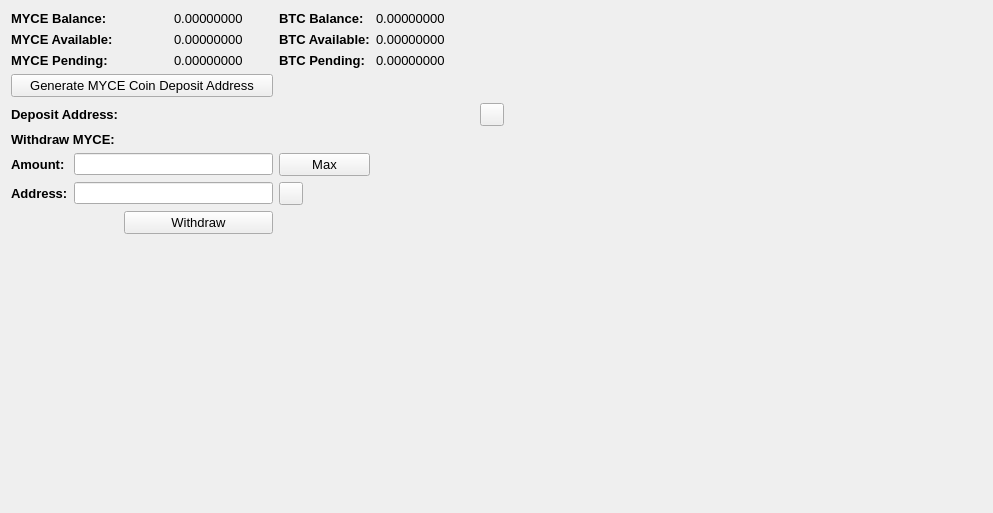
     <widget class="QWidget" name="BalanceTab">
      <attribute name="title">
       <string>Balance</string>
      </attribute>
      <layout class="QGridLayout" name="gridLayout_2">
       <item row="0" column="0" colspan="2">
        <widget class="QLabel" name="label_11">
         <property name="font">
          <font>
           <pointsize>10</pointsize>
           <weight>75</weight>
           <bold>true</bold>
          </font>
         </property>
         <property name="text">
          <string>MYCE Balance:</string>
         </property>
        </widget>
       </item>
       <item row="0" column="3">
        <widget class="QLabel" name="HMBalanceLabel">
         <property name="font">
          <font>
           <pointsize>10</pointsize>
          </font>
         </property>
         <property name="text">
          <string>0.00000000</string>
         </property>
         <property name="textInteractionFlags">
          <set>Qt::LinksAccessibleByMouse|Qt::TextSelectableByMouse</set>
         </property>
        </widget>
       </item>
       <item row="0" column="4">
        <widget class="QLabel" name="label_12">
         <property name="font">
          <font>
           <pointsize>10</pointsize>
           <weight>75</weight>
           <bold>true</bold>
          </font>
         </property>
         <property name="text">
          <string>BTC Balance:</string>
         </property>
        </widget>
       </item>
       <item row="0" column="5">
        <widget class="QLabel" name="BitcoinBalanceLabel">
         <property name="font">
          <font>
           <pointsize>10</pointsize>
          </font>
         </property>
         <property name="text">
          <string>0.00000000</string>
         </property>
         <property name="textInteractionFlags">
          <set>Qt::LinksAccessibleByMouse|Qt::TextSelectableByMouse</set>
         </property>
        </widget>
       </item>
       <item row="0" column="7" rowspan="10">
        <spacer name="horizontalSpacer_4">
         <property name="orientation">
          <enum>Qt::Horizontal</enum>
         </property>
         <property name="sizeHint" stdset="0">
          <size>
           <width>478</width>
           <height>488</height>
          </size>
         </property>
        </spacer>
       </item>
       <item row="1" column="0" colspan="2">
        <widget class="QLabel" name="label_13">
         <property name="font">
          <font>
           <pointsize>10</pointsize>
           <weight>75</weight>
           <bold>true</bold>
          </font>
         </property>
         <property name="text">
          <string>MYCE Available:</string>
         </property>
        </widget>
       </item>
       <item row="1" column="3">
        <widget class="QLabel" name="HMAvailableLabel_2">
         <property name="font">
          <font>
           <pointsize>10</pointsize>
          </font>
         </property>
         <property name="text">
          <string>0.00000000</string>
         </property>
         <property name="textInteractionFlags">
          <set>Qt::LinksAccessibleByMouse|Qt::TextSelectableByMouse</set>
         </property>
        </widget>
       </item>
       <item row="1" column="4">
        <widget class="QLabel" name="label_15">
         <property name="font">
          <font>
           <pointsize>10</pointsize>
           <weight>75</weight>
           <bold>true</bold>
          </font>
         </property>
         <property name="text">
          <string>BTC Available:</string>
         </property>
        </widget>
       </item>
       <item row="1" column="5">
        <widget class="QLabel" name="BitcoinAvailableLabel">
         <property name="font">
          <font>
           <pointsize>10</pointsize>
          </font>
         </property>
         <property name="text">
          <string>0.00000000</string>
         </property>
         <property name="textInteractionFlags">
          <set>Qt::LinksAccessibleByMouse|Qt::TextSelectableByMouse</set>
         </property>
        </widget>
       </item>
       <item row="2" column="0" colspan="2">
        <widget class="QLabel" name="label_14">
         <property name="font">
          <font>
           <pointsize>10</pointsize>
           <weight>75</weight>
           <bold>true</bold>
          </font>
         </property>
         <property name="text">
          <string>MYCE Pending:</string>
         </property>
        </widget>
       </item>
       <item row="2" column="3">
        <widget class="QLabel" name="HMPendingLabel">
         <property name="font">
          <font>
           <pointsize>10</pointsize>
          </font>
         </property>
         <property name="text">
          <string>0.00000000</string>
         </property>
         <property name="textInteractionFlags">
          <set>Qt::LinksAccessibleByMouse|Qt::TextSelectableByMouse</set>
         </property>
        </widget>
       </item>
       <item row="2" column="4">
        <widget class="QLabel" name="label_31">
         <property name="font">
          <font>
           <pointsize>10</pointsize>
           <weight>75</weight>
           <bold>true</bold>
          </font>
         </property>
         <property name="text">
          <string>BTC Pending:</string>
         </property>
        </widget>
       </item>
       <item row="2" column="5">
        <widget class="QLabel" name="BitcoinPendingLabel">
         <property name="font">
          <font>
           <pointsize>10</pointsize>
          </font>
         </property>
         <property name="text">
          <string>0.00000000</string>
         </property>
         <property name="textInteractionFlags">
          <set>Qt::LinksAccessibleByMouse|Qt::TextSelectableByMouse</set>
         </property>
        </widget>
       </item>
       <item row="3" column="0" colspan="4">
        <widget class="QPushButton" name="GenDepositBTN">
         <property name="font">
          <font>
           <pointsize>10</pointsize>
          </font>
         </property>
         <property name="text">
          <string>Generate MYCE Coin Deposit Address</string>
         </property>
        </widget>
       </item>
       <item row="4" column="0" colspan="3">
        <widget class="QLabel" name="label_33">
         <property name="font">
          <font>
           <pointsize>10</pointsize>
           <weight>75</weight>
           <bold>true</bold>
          </font>
         </property>
         <property name="text">
          <string>Deposit Address:</string>
         </property>
        </widget>
       </item>
       <item row="4" column="3" colspan="3">
        <widget class="QLabel" name="DepositAddressLabel">
         <property name="minimumSize">
          <size>
           <width>300</width>
           <height>0</height>
          </size>
         </property>
         <property name="palette">
          <palette>
           <active>
            <colorrole role="WindowText">
             <brush brushstyle="SolidPattern">
              <color alpha="255">
               <red>0</red>
               <green>0</green>
               <blue>0</blue>
              </color>
             </brush>
            </colorrole>
            <colorrole role="Text">
             <brush brushstyle="SolidPattern">
              <color alpha="255">
               <red>0</red>
               <green>0</green>
               <blue>255</blue>
              </color>
             </brush>
            </colorrole>
           </active>
           <inactive>
            <colorrole role="WindowText">
             <brush brushstyle="SolidPattern">
              <color alpha="255">
               <red>0</red>
               <green>0</green>
               <blue>0</blue>
              </color>
             </brush>
            </colorrole>
            <colorrole role="Text">
             <brush brushstyle="SolidPattern">
              <color alpha="255">
               <red>0</red>
               <green>0</green>
               <blue>255</blue>
              </color>
             </brush>
            </colorrole>
           </inactive>
           <disabled>
            <colorrole role="WindowText">
             <brush brushstyle="SolidPattern">
              <color alpha="255">
               <red>120</red>
               <green>120</green>
               <blue>120</blue>
              </color>
             </brush>
            </colorrole>
            <colorrole role="Text">
             <brush brushstyle="SolidPattern">
              <color alpha="255">
               <red>120</red>
               <green>120</green>
               <blue>120</blue>
              </color>
             </brush>
            </colorrole>
           </disabled>
          </palette>
         </property>
         <property name="font">
          <font>
           <pointsize>10</pointsize>
           <weight>75</weight>
           <bold>true</bold>
          </font>
         </property>
         <property name="text">
          <string/>
         </property>
         <property name="alignment">
          <set>Qt::AlignRight|Qt::AlignTrailing|Qt::AlignVCenter</set>
         </property>
         <property name="textInteractionFlags">
          <set>Qt::LinksAccessibleByMouse|Qt::TextSelectableByKeyboard|Qt::TextSelectableByMouse</set>
         </property>
        </widget>
       </item>
       <item row="4" column="6">
        <widget class="QToolButton" name="DepositCopyButton">
         <property name="toolTip">
          <string>Copy to clipboard</string>
         </property>
         <property name="text">
          <string/>
         </property>
         <property name="icon">
          <iconset resource="../bitcoin.qrc">
           <normaloff>:/icons/editcopy</normaloff>:/icons/editcopy</iconset>
         </property>
         <property name="shortcut">
          <string>Alt+P</string>
         </property>
        </widget>
       </item>
       <item row="5" column="0" colspan="2">
        <widget class="QLabel" name="label_34">
         <property name="font">
          <font>
           <pointsize>10</pointsize>
           <weight>75</weight>
           <bold>true</bold>
          </font>
         </property>
         <property name="text">
          <string>Withdraw MYCE:</string>
         </property>
        </widget>
       </item>
       <item row="6" column="0">
        <widget class="QLabel" name="label_26">
         <property name="font">
          <font>
           <pointsize>10</pointsize>
           <weight>75</weight>
           <bold>true</bold>
          </font>
         </property>
         <property name="text">
          <string>Amount:</string>
         </property>
        </widget>
       </item>
       <item row="6" column="1" colspan="3">
        <widget class="QLineEdit" name="WithdrawUnitsInput">
         <property name="font">
          <font>
           <pointsize>9</pointsize>
           <weight>75</weight>
           <bold>true</bold>
          </font>
         </property>
         <property name="text">
          <string/>
         </property>
        </widget>
       </item>
       <item row="6" column="4">
        <widget class="QPushButton" name="Withdraw_Max_Amount">
         <property name="font">
          <font>
           <pointsize>10</pointsize>
          </font>
         </property>
         <property name="text">
          <string>Max</string>
         </property>
        </widget>
       </item>
       <item row="7" column="0">
        <widget class="QLabel" name="label_10">
         <property name="font">
          <font>
           <pointsize>10</pointsize>
           <weight>75</weight>
           <bold>true</bold>
          </font>
         </property>
         <property name="text">
          <string>Address:</string>
         </property>
        </widget>
       </item>
       <item row="7" column="1" colspan="3">
        <widget class="QLineEdit" name="WithdrawAddress">
         <property name="font">
          <font>
           <pointsize>9</pointsize>
           <weight>75</weight>
           <bold>true</bold>
          </font>
         </property>
        </widget>
       </item>
       <item row="7" column="4">
        <widget class="QToolButton" name="WithdrawPasteButton">
         <property name="toolTip">
          <string>Paste from clipboard</string>
         </property>
         <property name="text">
          <string/>
         </property>
         <property name="icon">
          <iconset resource="../bitcoin.qrc">
           <normaloff>:/icons/editpaste</normaloff>:/icons/editpaste</iconset>
         </property>
         <property name="shortcut">
          <string>Alt+P</string>
         </property>
        </widget>
       </item>
       <item row="8" column="2" colspan="2">
        <widget class="QPushButton" name="WithdrawUnitsBtn">
         <property name="font">
          <font>
           <pointsize>10</pointsize>
          </font>
         </property>
         <property name="text">
          <string>Withdraw</string>
         </property>
        </widget>
       </item>
       <item row="9" column="0" colspan="6">
        <spacer name="verticalSpacer">
         <property name="orientation">
          <enum>Qt::Vertical</enum>
         </property>
         <property name="sizeHint" stdset="0">
          <size>
           <width>428</width>
           <height>262</height>
          </size>
         </property>
        </spacer>
       </item>
      </layout>
      <zorder>label_31</zorder>
      <zorder>label_15</zorder>
      <zorder>label_12</zorder>
      <zorder>label_14</zorder>
      <zorder>label_13</zorder>
      <zorder>label_11</zorder>
      <zorder>BitcoinBalanceLabel</zorder>
      <zorder>HMBalanceLabel</zorder>
      <zorder>HMAvailableLabel_2</zorder>
      <zorder>HMPendingLabel</zorder>
      <zorder>BitcoinAvailableLabel</zorder>
      <zorder>BitcoinPendingLabel</zorder>
      <zorder>label_33</zorder>
      <zorder>GenDepositBTN</zorder>
      <zorder>DepositAddressLabel</zorder>
      <zorder>Withdraw_Max_Amount</zorder>
      <zorder>label_34</zorder>
      <zorder>WithdrawUnitsInput</zorder>
      <zorder>label_10</zorder>
      <zorder>label_26</zorder>
      <zorder>WithdrawAddress</zorder>
      <zorder>WithdrawUnitsBtn</zorder>
      <zorder>horizontalSpacer_4</zorder>
      <zorder>verticalSpacer</zorder>
      <zorder>WithdrawPasteButton</zorder>
      <zorder>DepositCopyButton</zorder>
     </widget>
